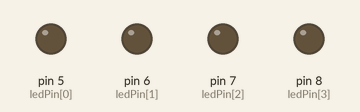
This sketch was run on a simulated Arduino Uno, built with avr-gcc and run on an emulated ATmega328P. On the bench: output pins drawn as LEDs (lit = HIGH).

Above: at 0.1 s.
At 4.6 s:
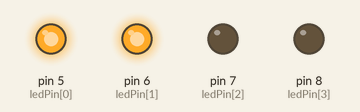
At 9.1 s:
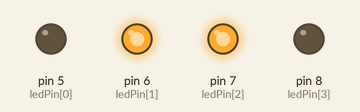
At 18.1 s:
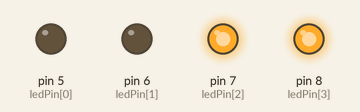
At 27.1 s:
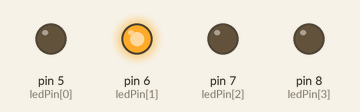
At 37.6 s:
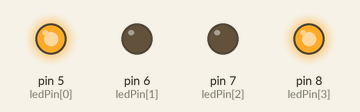
Timing chart, 0 to 40.0 s (numbered marks = the images above):
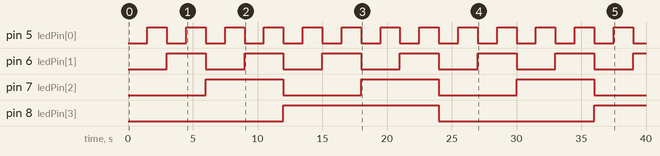

Measured:
- by itself, pin 5 (ledPin[0]): alternates HIGH for 1.5 s and LOW for 1.5 s
- by itself, pin 6 (ledPin[1]): alternates HIGH for 3.0 s and LOW for 3.0 s
- by itself, pin 7 (ledPin[2]): alternates HIGH for 6.0 s and LOW for 6.0 s
- by itself, pin 8 (ledPin[3]): LOW → HIGH at 12.0 s, → LOW 12.0 s later, → HIGH 12.0 s later

The sketch:

LED4.ino
```cpp
const int ledPin[] = {5, 6, 7, 8};
int ledNum = 4;
int pausa = 1500;

void setup()
{
  for(int i = 0; i < ledNum; i++)
  {
    pinMode(ledPin[i], OUTPUT);
  }
}


void loop()
{
  for(int i = 0; i < 16; i++)
  {
    for(int j = 0; j < ledNum ; j++)
    {
      digitalWrite(ledPin[j], bitRead(i, j));
    }
    delay(pausa);
  }
}
```
